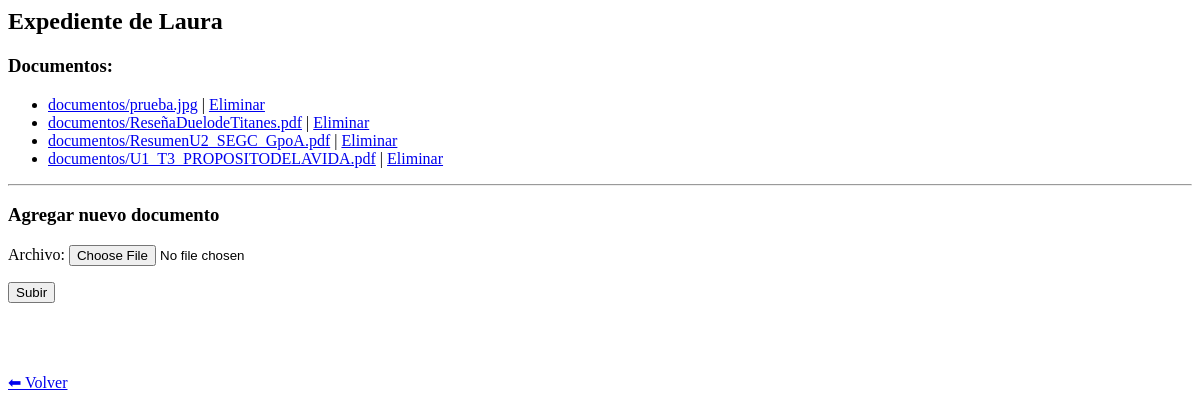
The app's page /expedientes/1/, older data.
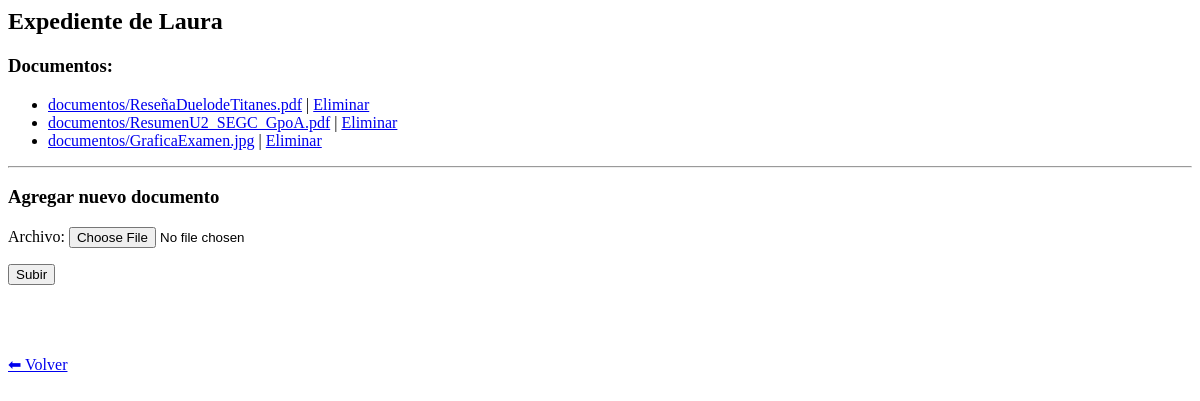
The same page, newer data.
### expedientes/models.py (models this page shows, shortened)
class Estudiante(models.Model):
    nombre = models.CharField(max_length=100)
    matricula = models.CharField(max_length=20, unique=True)

class Documento(models.Model):
    estudiante = models.ForeignKey(Estudiante, on_delete=models.CASCADE, related_name="documentos")
    archivo = models.FileField(upload_to="documentos/")

### expedientes/views.py (the view, shortened to what this page needs)
# urls.py: path("<int:pk>/", EstudianteDetailView.as_view(), name="estudiante_detail"),
class EstudianteDetailView(DetailView):
    model = Estudiante
    template_name = "expedientes/estudiante_detail.html"
    def get_context_data(self, **kwargs):
        context = super().get_context_data(**kwargs)
        context["form"] = DocumentoForm()
        return context

### expedientes/forms.py
class DocumentoForm(forms.ModelForm):
    class Meta:
        model = Documento
        fields = ["archivo"]

### expedientes/templates/expedientes/estudiante_detail.html (shortened to what this page needs)
<h2>Expediente de {{ object.nombre }}</h2>
<h3>Documentos:</h3>
<ul>
  {% for doc in object.documentos.all %}
    <li>
      {% if doc.archivo %}
        <a href="{{ doc.archivo.url }}">{{ doc.archivo.name }}</a>
      {% else %}
        <em>Sin archivo</em>
      {% endif %}
      {% if doc.pk %}
        | <a href="{% url 'eliminar_documento' object.pk doc.pk %}">Eliminar</a>
      {% endif %}
    </li>
  {% empty %}
    <li>No hay documentos subidos.</li>
  {% endfor %}
</ul>
<hr>
<h3>Agregar nuevo documento</h3>
<form method="post" enctype="multipart/form-data">
  {{ form.as_p }}
  <button type="submit">Subir</button>
</form>
<a href="{% url 'expediente_list' %}" class="btn btn-secondary">⬅ Volver</a>

Row changes from the older to the newer data that the page shows:
removed Documento: archivo.name "documentos/prueba.jpg", shows "Eliminar"
removed Documento: archivo.name "documentos/U1_T3_PROPOSITODELAVIDA.pdf", shows "Eliminar"
added Documento: archivo.name "documentos/GraficaExamen.jpg", shows "Eliminar"
